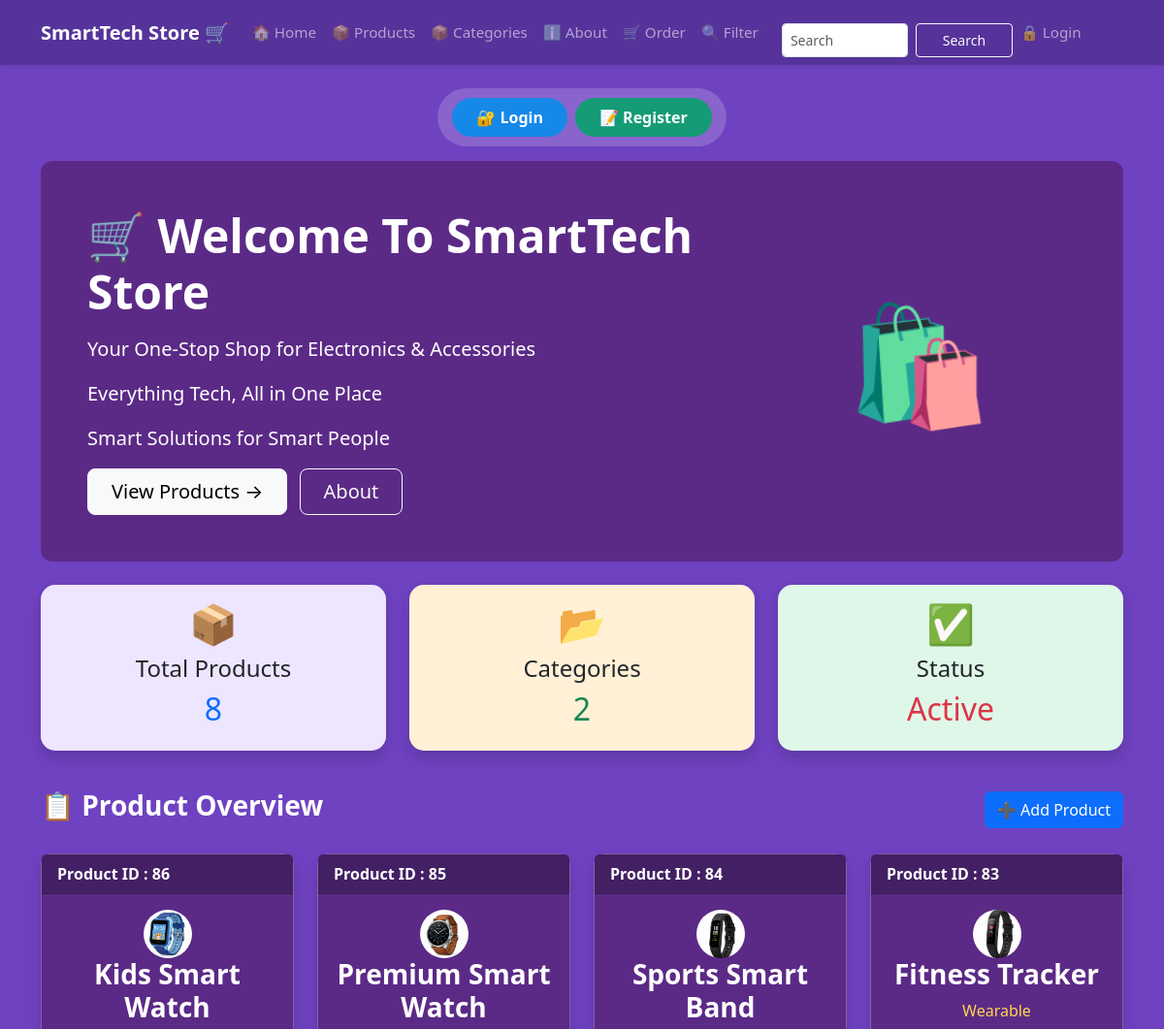
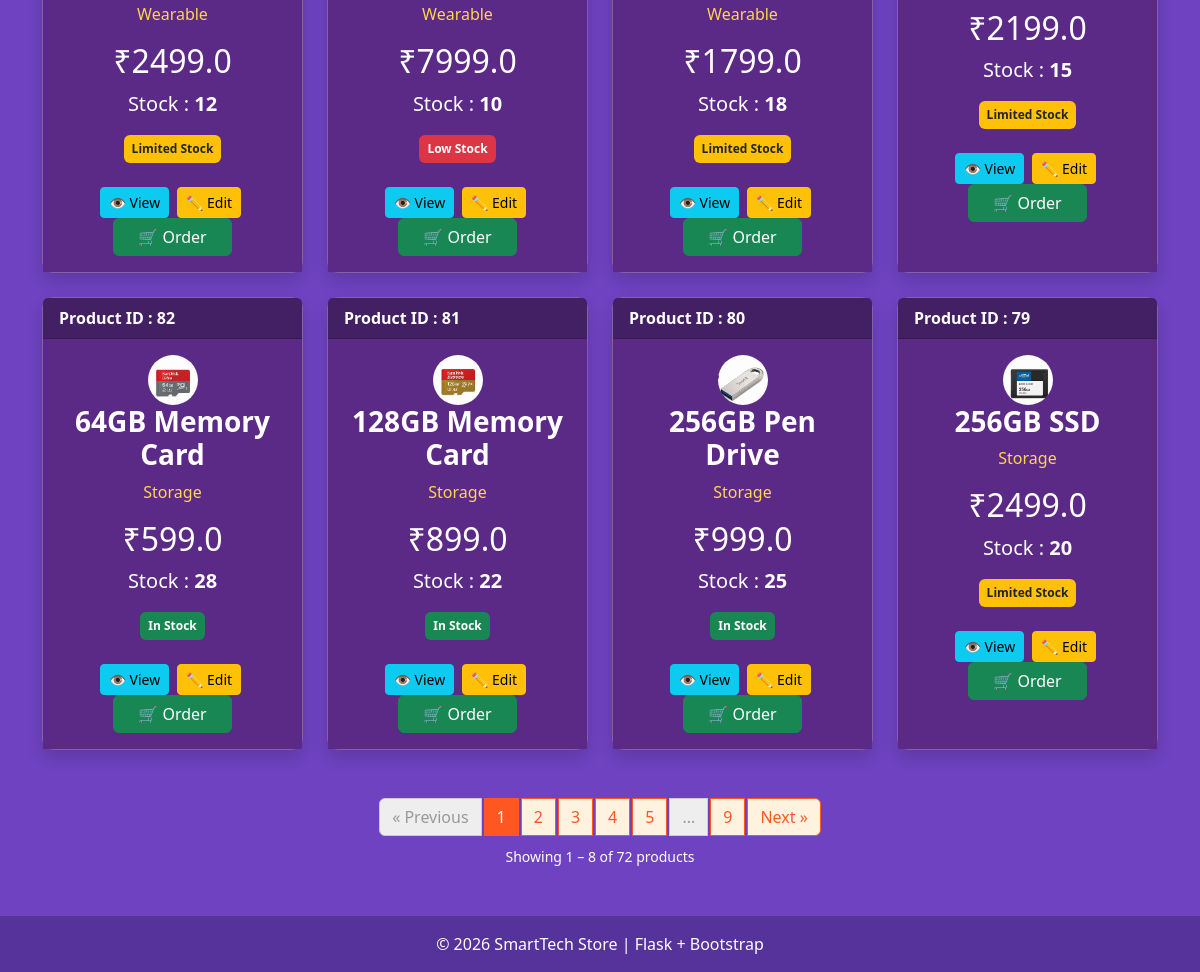
The page / on the database its author committed (2 pictures, top to bottom).
### tables this page shows
CREATE TABLE products (
                    id INTEGER PRIMARY KEY AUTOINCREMENT,
                    name TEXT NOT NULL,
                    category TEXT NOT NULL,
                    price REAL NOT NULL,
                    stock INTEGER NOT NULL
                 , photo TEXT DEFAULT 'default.jpg');

### app.py (the view)
@app.route("/")
def home():
    page = request.args.get('page', 1, type=int)
    per_page = 8
    offset = (page - 1) * per_page
    conn = get_db()
    products = conn.execute(
        'SELECT * FROM products ORDER BY id DESC LIMIT ? OFFSET ?',
        (per_page, offset)
    ).fetchall()
    total = conn.execute(
        'SELECT COUNT(*) FROM products'
    ).fetchone()[0]
    conn.close()
    total_pages = (total + per_page - 1) // per_page
    return render_template(
        "home.html",
        products=products,
        page=page,
        total_pages=total_pages
    )

### database.py (called while the page is built)
def get_db():
    conn = sqlite3.connect(DB_PATH)
    conn.row_factory = sqlite3.Row # To access columns by name
    return conn

### templates/home.html (shortened to what this page needs)
{% extends "base.html" %}
{% block content %}
<div class="auth-box">
    <a href="{{ url_for('login') }}" class="btn login-btn">
        🔐 Login
    </a>
    <a href="{{ url_for('register') }}" class="btn register-btn">
        📝 Register
    </a>
</div>
<div class="hero-section p-5 mb-4">
    <div class="row align-items-center">
        <div class="col-md-8">
            <h1 class="display-5 fw-bold mb-3">
                🛒 Welcome To SmartTech Store
            </h1>
            <p class="lead">Your One-Stop Shop for Electronics & Accessories</p>
            <p class="lead">Everything Tech, All in One Place</p>
            <p class="lead">Smart Solutions for Smart People</p>
            <a href="{{ url_for('product') }}"
               class="btn btn-light btn-lg px-4 me-2">
                View Products →
            </a>
            <a href="{{ url_for('about') }}"
               class="btn btn-outline-light btn-lg px-4">
                About
            </a>
        </div>
        <div class="col-md-4 text-center d-none d-md-block">
            <span style="font-size:120px;">🛍️</span>
        </div>
    </div>
</div>
<div class="row mb-4">
    <div class="col-md-4 mb-3">
        <div class="card stat-card products-card border-0 shadow text-center h-100">
            <div class="card-body">
                <h1>📦</h1>
                <h4>Total Products</h4>
                <h2 class="text-primary">
                    {{ total_products if total_products is defined else products|length }}
                </h2>
            </div>
        </div>
    </div>
    <div class="col-md-4 mb-3">
        <div class="card stat-card category-card border-0 shadow text-center h-100">
            <div class="card-body">
                <h1>📂</h1>
                <h4>Categories</h4>
                <h2 class="text-success">
                    {{ products|map(attribute='category')|unique|list|length }}
                </h2>
            </div>
        </div>
    </div>
    <div class="col-md-4 mb-3">
        <div class="card stat-card status-card border-0 shadow text-center h-100">
            <div class="card-body">
                <h1>✅</h1>
                <h4>Status</h4>
                <h2 class="text-danger">Active</h2>
            </div>
        </div>
    </div>
</div>
<div class="d-flex justify-content-between align-items-center mb-4">
    <h3 class="fw-bold text-white">
        📋 Product Overview
    </h3>
    <a href="{{ url_for('add_product') }}"
       class="btn btn-primary">
        ➕ Add Product
    </a>
</div>
<div class="row" id="productContainer">
{% for product in products %}
    <div class="col-lg-3 col-md-6 mb-4 product-item">
        <div class="card shadow h-100">
            <div class="card-header">
                <strong>
                    Product ID : {{ product.id }}
                </strong>
            </div>
            <div class="card-body text-center">
                <img src="{{ url_for('static', filename='uploads/' ~ product.photo) }}"
                     class="product-photo rounded-circle mx-auto d-block"
                     style="width:50px;height:50px;object-fit:cover;"
                     alt="{{ product.name }}">
                <h3 class="card-title fw-bold">
                    {{ product.name }}
                </h3>
                <p class="text-warning">
                    {{ product.category }}
                </p>
                <h2 class="text-primary">
                    ₹{{ product.price }}
                </h2>
                <p class="fs-5">
                    Stock : <b>{{ product.stock }}</b>
                </p>
                {% if product.stock > 20 %}
                    <span class="badge bg-success p-2">
                        In Stock
                    </span>
                {% elif product.stock > 10 %}
                    <span class="badge bg-warning text-dark p-2">
                        Limited Stock
                    </span>
                {% else %}
                    <span class="badge bg-danger p-2">
                        Low Stock
                    </span>
                {% endif %}
                <div class="mt-4">
                    <a href="{{ url_for('product_detail', id=product.id) }}"
                       class="btn btn-info btn-sm me-1">
                        👁 View
                    </a>
                    <a href="{{ url_for('edit_product', id=product.id) }}"
                       class="btn btn-warning btn-sm me-1">
                        ✏ Edit
                    </a>
                    <a href="{{ url_for('order', product_id=product.id) }}"
                       class="btn btn-success px-4">
                        🛒 Order
                    </a>
                </div>
            </div>
        </div>
    </div>
{% else %}
    <div class="col-12">
        <div class="alert alert-danger text-center">
            <h4 class="mb-0">No Products Available</h4>
        </div>
    </div>
{% endfor %}
</div>
{% if total_pages > 1 %}
<div class="d-flex justify-content-center align-items-center mt-4">
    <nav aria-label="Product pagination">
        <ul class="pagination mb-0">
            {% if page > 1 %}
            <li class="page-item">
                <a class="page-link pagination-link"
                   href="{{ url_for('home', page=page-1) }}">
                    « Previous
                </a>
            </li>
            {% else %}
            <li class="page-item disabled">
                <span class="page-link">« Previous</span>
            </li>
            {% endif %}
            {% if total_pages <= 7 %}
                {% for p in range(1, total_pages + 1) %}
                <li class="page-item {% if p == page %}active{% endif %}">
                    <a class="page-link pagination-link"
                       href="{{ url_for('home', page=p) }}">
                        {{ p }}
                    </a>
                </li>
                {% endfor %}
            {% else %}
                <li class="page-item {% if page == 1 %}active{% endif %}">
                    <a class="page-link pagination-link"
                       href="{{ url_for('home', page=1) }}">
                        1
                    </a>
                </li>
                {% if page <= 4 %}
                    {% set start_page = 2 %}
                    {% set end_page = 5 %}
                {% elif page >= total_pages - 3 %}
                    {% set start_page = total_pages - 4 %}
                    {% set end_page = total_pages - 1 %}
                {% else %}
                    {% set start_page = page - 1 %}
                    {% set end_page = page + 1 %}
                {% endif %}
                {% for p in range(start_page, end_page + 1) %}
                    {% if p > 1 and p < total_pages %}
                    <li class="page-item {% if p == page %}active{% endif %}">
                        <a class="page-link pagination-link"
                           href="{{ url_for('home', page=p) }}">
                            {{ p }}
                        </a>
                    </li>
                    {% endif %}
                {% endfor %}
                {% if page < total_pages - 3 %}
                <li class="page-item disabled">
                    <span class="page-link">...</span>
                </li>
                {% endif %}
                <li class="page-item {% if page == total_pages %}active{% endif %}">
                    <a class="page-link pagination-link"
                       href="{{ url_for('home', page=total_pages) }}">
                        {{ total_pages }}
                    </a>
                </li>
            {% endif %}
            {% if page < total_pages %}
            <li class="page-item">
                <a class="page-link pagination-link"
                   href="{{ url_for('home', page=page+1) }}">
                    Next »
                </a>
            </li>
            {% else %}
            <li class="page-item disabled">
                <span class="page-link">Next »</span>
            </li>
            {% endif %}
        </ul>
    </nav>
</div>
<div class="text-center mt-2 mb-4">
    <small class="text-white">
        Showing
        {{ ((page - 1) * 8) + 1 }}
        –
        {{ ((page - 1) * 8) + products|length }}
        of
        {{ total if total is defined else (total_pages * 8) }}
        products
    </small>
</div>
{% endif %}
{% endblock %}

### templates/base.html (shortened to what this page needs)
<!DOCTYPE html>
<html lang="en">
<head>
    <link href="https://cdn.jsdelivr.net/npm/bootstrap@5.3.0/dist/css/bootstrap.min.css"
          rel="stylesheet">
</head>
<body>
<div class="page-background">
    <nav class="navbar navbar-expand-lg navbar-dark shadow-sm"
         style="background-color: #56339b;">
        <div class="container">
            <a class="navbar-brand fw-bold fs-5 me-3" href="{{ url_for('home') }}">
                SmartTech Store 🛒
            </a>
            <div class="collapse navbar-collapse" id="mainNavbar">
                <ul class="navbar-nav me-auto align-items-lg-center">
                    <li class="nav-item">
                        <a class="nav-link px-2 py-1" href="{{ url_for('home') }}">
                            🏠 Home
                        </a>
                    </li>
                    <li class="nav-item">
                        <a class="nav-link px-2 py-1" href="{{ url_for('product') }}">
                            📦 Products
                        </a>
                    </li>
                    <li class="nav-item">
                        <a class="nav-link px-2 py-1" href="{{ url_for('categories') }}">
                            📦 Categories
                        </a>
                    </li>
                    <li class="nav-item">
                        <a class="nav-link px-2 py-1" href="{{ url_for('about') }}">
                            ℹ️ About
                        </a>
                    </li>
                    <li class="nav-item">
                        <a class="nav-link px-2 py-1" href="{{ url_for('order') }}">
                            🛒 Order
                        </a>
                    </li>
                    <li class="nav-item">
                        <a class="nav-link px-2 py-1" href="{{ url_for('filter_products') }}">
                            🔍 Filter
                        </a>
                    </li>
                    <li class="nav-item">
                        <form class="d-flex ms-3 mt-3"
                              action="{{ url_for('search') }}"
                              method="GET">
                            <input class="form-control form-control-sm me-2"
                                   style="width:130px; height:35px"
                                   type="search"
                                   placeholder="Search"
                                   name="q">
                            <button class="btn btn-outline-light btn-sm"
                                    style="width:100px; height:35px"
                                    type="submit">
                                Search
                            </button>
                        </form>
                    </li>
                    {% if session.username %}
                    <li class="nav-item">
                        <span class="nav-link px-2 py-1 text-white">
                            👤 {{ session.username }}
                        </span>
                        <a class="nav-link px-2 py-1"
                           href="{{ url_for('logout') }}">
                            🔓 Logout
                        </a>
                    </li>
                    {% else %}
                    <li class="nav-item">
                        <a class="nav-link px-2 py-1"
                           href="{{ url_for('login') }}">
                            🔒 Login
                        </a>
                    </li>
                    {% endif %}
                </ul>
            </div>
        </div>
    </nav>
    <div class="container mt-4 mb-5">
        {% block content %}
        {% endblock %}
    </div>
    <footer class="text-white text-center py-3 mt-5">
        <p class="mb-0">
            © 2026 SmartTech Store | Flask + Bootstrap
        </p>
    </footer>
</div>
</body>
</html>

### templates/base.html (style rules this page uses)
html, body { margin: 0; padding: 0; min-height: 100%; background-color: #6f42c1 !important; }
body { background-color: #6f42c1 !important; }
.page-background { min-height: 100vh; background-color: #6f42c1 !important; }
.navbar { min-height: 60px; }
:root { --brand: #6f42c1; }
.hero-section { background: linear-gradient(135deg, #6f42c1 0%, #8f6bd1 100%); color: white; border-radius: 12px; }
.nav-link { font-size: 0.95rem; font-weight: 500; }
.stat-card { border: none; border-radius: 12px; transition: transform 0.2s; }
footer { background-color: #56339b !important; }

### templates/home.html (style rules this page uses)
html, body { background: #5b2a86 !important; }
.container { background: transparent !important; }
.auth-box { background: rgba(255,255,255,0.18); padding: 10px 15px; border-radius: 40px; display: flex; justify-content: center; gap: 8px; width: fit-content; margin: 0 auto 15px auto; }
.auth-box .btn { border: 0; border-radius: 30px; padding: 8px 25px; font-weight: 600; }
.login-btn { background: #1688e8; color: white; }
.register-btn { background: #159b75; color: white; }
.hero-section { background: #5b2a86 !important; color: white !important; }
.product-item .card { background: #5b2a86 !important; color: white !important; border: 1px solid rgba(255,255,255,0.25) !important; border-radius: 12px; }
.product-item .card-body { background: #5b2a86 !important; color: white !important; }
.product-item .card-title, .product-item p, .product-item h2, .product-item h3, .product-item h4 { color: white !important; }
.product-item .text-warning { color: #ffd54f !important; }
.product-item .text-primary { color: #ffffff !important; }
.product-item .card-header { background: #432064 !important; color: white !important; }
.stat-card { border-radius: 15px; transition: 0.3s; }
.products-card { background: #eee5ff !important; }
.category-card { background: #fff0d6 !important; }
.status-card { background: #dff7e8 !important; }
.pagination { flex-wrap: wrap; justify-content: center; gap: 3px; }
.pagination .page-link { color: #ff5722; background-color: #fff3e0; border-color: #ff5722; }
.pagination .page-item.active .page-link { color: white; background-color: #ff5722; border-color: #ff5722; }
.pagination .page-item.disabled .page-link { color: #999; background-color: #eeeeee; border-color: #cccccc; }

### rows shown on the page
products: id "86", photo (picture), name "Kids Smart Watch", category "Wearable", price "2499.0", stock "12", shows "Limited Stock"
products: id "85", photo (picture), name "Premium Smart Watch", category "Wearable", price "7999.0", stock "10", shows "Low Stock"
products: id "84", photo (picture), name "Sports Smart Band", category "Wearable", price "1799.0", stock "18", shows "Limited Stock"
products: id "83", photo (picture), name "Fitness Tracker", category "Wearable", price "2199.0", stock "15", shows "Limited Stock"
products: id "82", photo (picture), name "64GB Memory Card", category "Storage", price "599.0", stock "28", shows "In Stock"
products: id "81", photo (picture), name "128GB Memory Card", category "Storage", price "899.0", stock "22", shows "In Stock"
products: id "80", photo (picture), name "256GB Pen Drive", category "Storage", price "999.0", stock "25", shows "In Stock"
products: id "79", photo (picture), name "256GB SSD", category "Storage", price "2499.0", stock "20", shows "Limited Stock"

### other values the page prints
{{ total_products if total_products is defined else products|length }} "8"
{{ products|map(attribute='category')|unique|list|length }} "2"
{{ p }} "2" "3" "4" "5"
{{ total_pages }} "9"
{{ ((page - 1) * 8) + 1 }} "1"
{{ ((page - 1) * 8) + products|length }} "8"
{{ total if total is defined else (total_pages * 8) }} "72"
